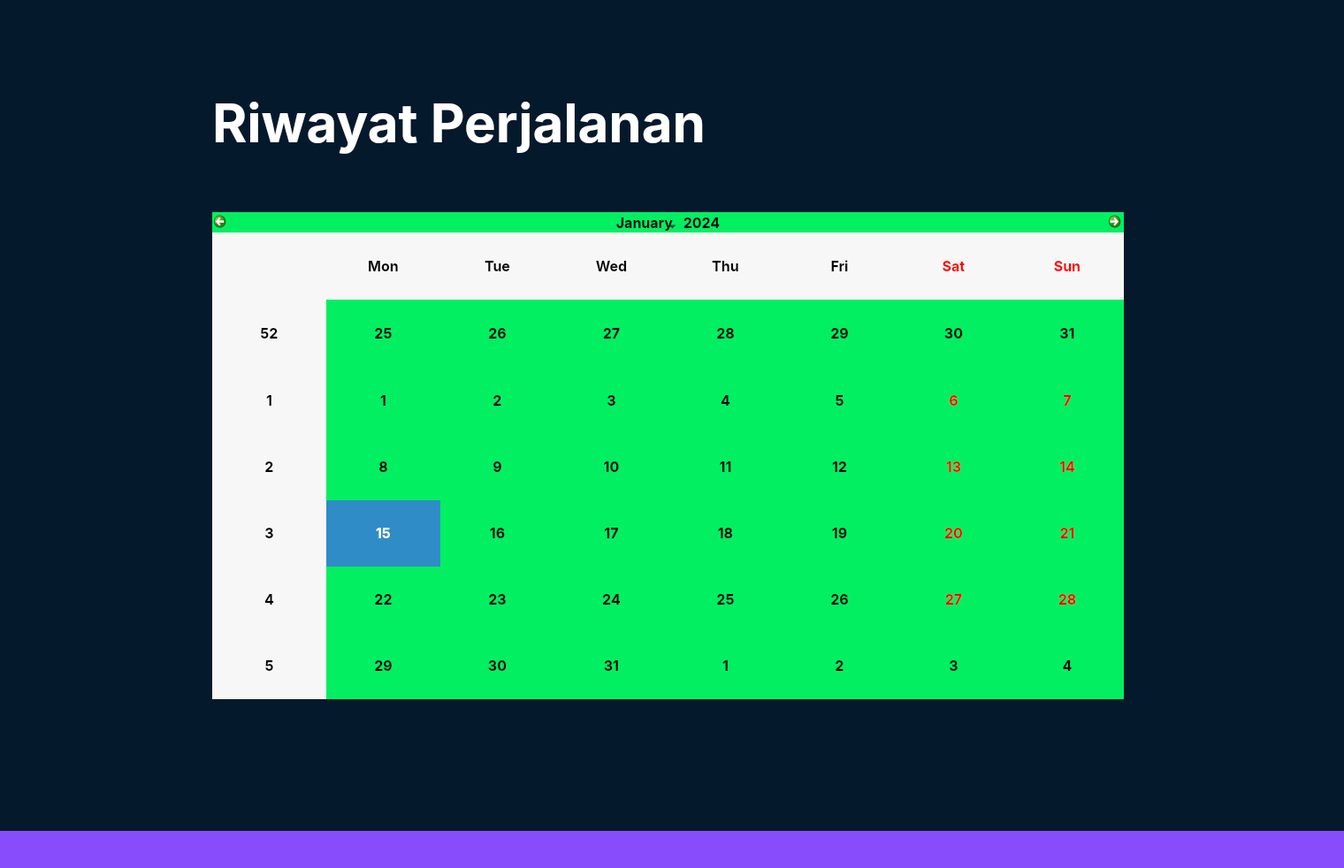
<?xml version="1.0" encoding="UTF-8"?>
<ui version="4.0">
 <class>pilihDaerah</class>
 <widget class="QDialog" name="pilihDaerah">
  <property name="geometry">
   <rect>
    <x>0</x>
    <y>0</y>
    <width>1520</width>
    <height>982</height>
   </rect>
  </property>
  <property name="palette">
   <palette>
    <active>
     <colorrole role="Base">
      <brush brushstyle="SolidPattern">
       <color alpha="255">
        <red>255</red>
        <green>255</green>
        <blue>255</blue>
       </color>
      </brush>
     </colorrole>
     <colorrole role="Window">
      <brush brushstyle="SolidPattern">
       <color alpha="255">
        <red>5</red>
        <green>25</green>
        <blue>45</blue>
       </color>
      </brush>
     </colorrole>
    </active>
    <inactive>
     <colorrole role="Base">
      <brush brushstyle="SolidPattern">
       <color alpha="255">
        <red>255</red>
        <green>255</green>
        <blue>255</blue>
       </color>
      </brush>
     </colorrole>
     <colorrole role="Window">
      <brush brushstyle="SolidPattern">
       <color alpha="255">
        <red>5</red>
        <green>25</green>
        <blue>45</blue>
       </color>
      </brush>
     </colorrole>
    </inactive>
    <disabled>
     <colorrole role="Base">
      <brush brushstyle="SolidPattern">
       <color alpha="255">
        <red>5</red>
        <green>25</green>
        <blue>45</blue>
       </color>
      </brush>
     </colorrole>
     <colorrole role="Window">
      <brush brushstyle="SolidPattern">
       <color alpha="255">
        <red>5</red>
        <green>25</green>
        <blue>45</blue>
       </color>
      </brush>
     </colorrole>
    </disabled>
   </palette>
  </property>
  <property name="font">
   <font>
    <family>Inter</family>
   </font>
  </property>
  <property name="windowTitle">
   <string>Dialog</string>
  </property>
  <property name="autoFillBackground">
   <bool>false</bool>
  </property>
  <widget class="QLabel" name="label">
   <property name="geometry">
    <rect>
     <x>-140</x>
     <y>940</y>
     <width>1700</width>
     <height>100</height>
    </rect>
   </property>
   <property name="palette">
    <palette>
     <active>
      <colorrole role="Button">
       <brush brushstyle="SolidPattern">
        <color alpha="255">
         <red>136</red>
         <green>76</green>
         <blue>253</blue>
        </color>
       </brush>
      </colorrole>
      <colorrole role="Base">
       <brush brushstyle="SolidPattern">
        <color alpha="255">
         <red>136</red>
         <green>76</green>
         <blue>253</blue>
        </color>
       </brush>
      </colorrole>
      <colorrole role="Window">
       <brush brushstyle="SolidPattern">
        <color alpha="255">
         <red>136</red>
         <green>76</green>
         <blue>253</blue>
        </color>
       </brush>
      </colorrole>
     </active>
     <inactive>
      <colorrole role="Button">
       <brush brushstyle="SolidPattern">
        <color alpha="255">
         <red>136</red>
         <green>76</green>
         <blue>253</blue>
        </color>
       </brush>
      </colorrole>
      <colorrole role="Base">
       <brush brushstyle="SolidPattern">
        <color alpha="255">
         <red>136</red>
         <green>76</green>
         <blue>253</blue>
        </color>
       </brush>
      </colorrole>
      <colorrole role="Window">
       <brush brushstyle="SolidPattern">
        <color alpha="255">
         <red>136</red>
         <green>76</green>
         <blue>253</blue>
        </color>
       </brush>
      </colorrole>
     </inactive>
     <disabled>
      <colorrole role="Button">
       <brush brushstyle="SolidPattern">
        <color alpha="255">
         <red>136</red>
         <green>76</green>
         <blue>253</blue>
        </color>
       </brush>
      </colorrole>
      <colorrole role="Base">
       <brush brushstyle="SolidPattern">
        <color alpha="255">
         <red>136</red>
         <green>76</green>
         <blue>253</blue>
        </color>
       </brush>
      </colorrole>
      <colorrole role="Window">
       <brush brushstyle="SolidPattern">
        <color alpha="255">
         <red>136</red>
         <green>76</green>
         <blue>253</blue>
        </color>
       </brush>
      </colorrole>
     </disabled>
    </palette>
   </property>
   <property name="styleSheet">
    <string notr="true">background-color: rgb(136,76,253);</string>
   </property>
   <property name="text">
    <string/>
   </property>
  </widget>
  <widget class="QLabel" name="label_2">
   <property name="geometry">
    <rect>
     <x>76</x>
     <y>58</y>
     <width>128</width>
     <height>128</height>
    </rect>
   </property>
   <property name="styleSheet">
    <string notr="true">background-image:url(:/img/logo/logo.png);
background-repeat: none;</string>
   </property>
   <property name="text">
    <string/>
   </property>
  </widget>
  <widget class="QLabel" name="label_3">
   <property name="geometry">
    <rect>
     <x>240</x>
     <y>73</y>
     <width>1171</width>
     <height>131</height>
    </rect>
   </property>
   <property name="font">
    <font>
     <family>Inter</family>
     <pointsize>45</pointsize>
     <weight>75</weight>
     <bold>true</bold>
    </font>
   </property>
   <property name="styleSheet">
    <string notr="true">color: white
</string>
   </property>
   <property name="text">
    <string>Riwayat Perjalanan</string>
   </property>
  </widget>
  <widget class="QToolButton" name="back_button">
   <property name="geometry">
    <rect>
     <x>30</x>
     <y>750</y>
     <width>131</width>
     <height>161</height>
    </rect>
   </property>
   <property name="cursor">
    <cursorShape>PointingHandCursor</cursorShape>
   </property>
   <property name="styleSheet">
    <string notr="true">background-image:url(:/img/pilihDaerah/back.png);
background-repeat : none;
background-color : transparent;</string>
   </property>
   <property name="text">
    <string/>
   </property>
   <property name="autoRaise">
    <bool>true</bool>
   </property>
  </widget>
  <widget class="QCalendarWidget" name="calendarWidget">
   <property name="geometry">
    <rect>
     <x>240</x>
     <y>240</y>
     <width>1031</width>
     <height>551</height>
    </rect>
   </property>
   <property name="font">
    <font>
     <family>Inter</family>
     <pointsize>12</pointsize>
     <weight>75</weight>
     <italic>false</italic>
     <bold>true</bold>
     <underline>false</underline>
     <strikeout>false</strikeout>
    </font>
   </property>
   <property name="cursor">
    <cursorShape>PointingHandCursor</cursorShape>
   </property>
   <property name="styleSheet">
    <string notr="true">background-color: rgb(3, 239, 98);
color : black;
border-radius: 100%;</string>
   </property>
  </widget>
  <widget class="QLabel" name="label_4">
   <property name="geometry">
    <rect>
     <x>-150</x>
     <y>-20</y>
     <width>1700</width>
     <height>1000</height>
    </rect>
   </property>
   <property name="palette">
    <palette>
     <active>
      <colorrole role="Button">
       <brush brushstyle="SolidPattern">
        <color alpha="255">
         <red>5</red>
         <green>25</green>
         <blue>45</blue>
        </color>
       </brush>
      </colorrole>
      <colorrole role="Base">
       <brush brushstyle="SolidPattern">
        <color alpha="255">
         <red>5</red>
         <green>25</green>
         <blue>45</blue>
        </color>
       </brush>
      </colorrole>
      <colorrole role="Window">
       <brush brushstyle="SolidPattern">
        <color alpha="255">
         <red>5</red>
         <green>25</green>
         <blue>45</blue>
        </color>
       </brush>
      </colorrole>
     </active>
     <inactive>
      <colorrole role="Button">
       <brush brushstyle="SolidPattern">
        <color alpha="255">
         <red>5</red>
         <green>25</green>
         <blue>45</blue>
        </color>
       </brush>
      </colorrole>
      <colorrole role="Base">
       <brush brushstyle="SolidPattern">
        <color alpha="255">
         <red>5</red>
         <green>25</green>
         <blue>45</blue>
        </color>
       </brush>
      </colorrole>
      <colorrole role="Window">
       <brush brushstyle="SolidPattern">
        <color alpha="255">
         <red>5</red>
         <green>25</green>
         <blue>45</blue>
        </color>
       </brush>
      </colorrole>
     </inactive>
     <disabled>
      <colorrole role="Button">
       <brush brushstyle="SolidPattern">
        <color alpha="255">
         <red>5</red>
         <green>25</green>
         <blue>45</blue>
        </color>
       </brush>
      </colorrole>
      <colorrole role="Base">
       <brush brushstyle="SolidPattern">
        <color alpha="255">
         <red>5</red>
         <green>25</green>
         <blue>45</blue>
        </color>
       </brush>
      </colorrole>
      <colorrole role="Window">
       <brush brushstyle="SolidPattern">
        <color alpha="255">
         <red>5</red>
         <green>25</green>
         <blue>45</blue>
        </color>
       </brush>
      </colorrole>
     </disabled>
    </palette>
   </property>
   <property name="styleSheet">
    <string notr="true">background-color: rgb(5,25,45);</string>
   </property>
   <property name="text">
    <string/>
   </property>
  </widget>
  <widget class="QToolButton" name="submit">
   <property name="geometry">
    <rect>
     <x>1320</x>
     <y>780</y>
     <width>181</width>
     <height>81</height>
    </rect>
   </property>
   <property name="cursor">
    <cursorShape>PointingHandCursor</cursorShape>
   </property>
   <property name="styleSheet">
    <string notr="true">background-image:url(:/img/pilihDaerah/submit.png);
background-repeat : none;
background-color : transparent;</string>
   </property>
   <property name="text">
    <string/>
   </property>
   <property name="autoRaise">
    <bool>true</bool>
   </property>
  </widget>
  <zorder>label_4</zorder>
  <zorder>label</zorder>
  <zorder>label_2</zorder>
  <zorder>label_3</zorder>
  <zorder>back_button</zorder>
  <zorder>calendarWidget</zorder>
  <zorder>submit</zorder>
 </widget>
 <resources>
  <include location="image.qrc"/>
 </resources>
 <connections/>
</ui>
